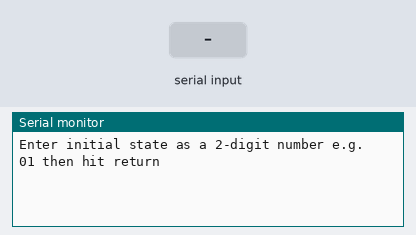
Recording of a sketch running on a simulated Arduino Uno, built with avr-gcc and run on an emulated ATmega328P. Parts: the last lines printed to the serial monitor. Inputs (shaded band) come from the test bench.

Above: at 0.8 s.
0.9 s: "99\n" received over Serial
At 1.2 s:
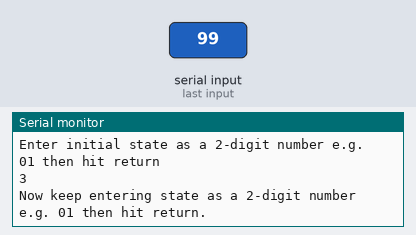
2.4 s: "1\n" received over Serial
At 3.5 s:
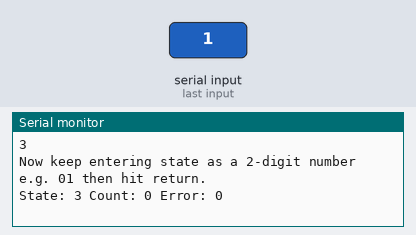

Measured:
- after the input at 0.9 s, the serial monitor: prints a new line at once (image 1)
- after the input at 2.4 s, the serial monitor: prints a new line at once (image 2)

The sketch:

TestEncoder.ino
```cpp
/* Test program for incremental encoder state machine code */
/* Serial input aspects are based closely upon:
   http://forum.arduino.cc/index.php?topic=396450
   Example 4 - Receive a number as text and convert it to an int
   Modified to read a float */

long int count = 0;
long int error = 0;
enum states{state1=1, state2, state3, state4};
bool channelAState;
bool channelBState;

int state;
const byte numChars = 32;
char receivedChars[numChars];   // an array to store the received data

boolean newData = false;

void setup() {
    Serial.begin(9600);
    Serial.println("Enter initial state as a 2-digit number e.g. 01 then hit return");
    do {
      recvWithEndMarker();
    } while (!newData);
    channelAState = receivedChars[0]!='0';
    channelBState = receivedChars[1]!='0';

    initialiseEncoderStateMachine();
    Serial.print(state);
    Serial.print('\n');

    Serial.println("Now keep entering state as a 2-digit number e.g. 01 then hit return.");
    newData = false;
}

void loop() {
    recvWithEndMarker();
    if (newData)
    {
        channelAState = receivedChars[0]!='0';
        channelBState = receivedChars[1]!='0';
        updateEncoderStateMachine();
        Serial.print("State: ");
        Serial.print((int)state);
        Serial.print(" Count: ");
        Serial.print(count);
        Serial.print(" Error: ");
        Serial.print(error);
        Serial.write('\n');
        newData = false;
    }

}

void recvWithEndMarker() {
    static byte ndx = 0;
    char endMarker = '\n';
    char rc;

    while (Serial.available() > 0 && newData == false) {
        rc = Serial.read();

        if (rc != endMarker) {
            receivedChars[ndx] = rc;
            ndx++;
            if (ndx >= numChars) {
                ndx = numChars - 1;
            }
        }
        else {
            receivedChars[ndx] = '\0'; // terminate the string
            ndx = 0;
            newData = true;
        }
    }
}

void initialiseEncoderStateMachine()
{
  /* If initially A is 0 and B is 0, system starts in State 1
     If initially A is 1 and B is 0, system starts in State 2
     If initially A is 1 and B is 1, system starts in State 3
     If initially A is 0 and B is 1, system starts in State 4 */

  if (channelAState)
  {
      if(channelBState)
      {
        state = state3;
      }
      /* else ....  lots of code goes here */
  }
}

void updateEncoderStateMachine()
{
  switch (state)
  {
     case state1:
     /* If A is 0 and B is 0, do nothing and stay in State 1
        If A is 1 and B is 0, add 1 to main counter and go to State 2
        If A is 0 and B is 1, subtract 1 to main counter and go to State 4
        If A is 1 and B is 1, do nothing to main counter but add 1 to error counter and go to state 3 */

     if (channelAState && !channelBState)
     {
        count++;
        state = state2;
     }
     /* else ....  lots of code goes here */
     break; /* don't forget break at the end of each case! */
     /* other cases follow */
  }
}
```

TestEncoder.c
```cpp
#include <stdio.h>
#include <stdlib.h>
#include <string.h>
#define bool int
#define byte unsigned char
#define numChars  32

void initialiseEncoderStateMachine();
void updateEncoderStateMachine();

// Here we are using global variables simply to be compatible with the Arduino program structure
// This is REALLY bad practice so please don't do it otherwise!
long int count = 0;
long int error = 0;

enum states {state1=1, state2, state3, state4};
bool channelAState=0;
bool channelBState=0;

enum states state;
char receivedChars[numChars]="00";   // an array to store the received data

int main()
{
    // Replicates the setup in Arduino
    printf("Enter a pair of characters representing initial states of channels A and B\n");
    scanf("%s",receivedChars);
    channelAState = receivedChars[0]!='0';
    channelBState = receivedChars[1]!='0';

    initialiseEncoderStateMachine();
    printf("State %d, count %ld, error %ld\n", state, count, error);
    printf("Enter a pair of characters representing channels A and B, enter 99 to end\n");

    // Replicates the loop in Arduino
    do
    {
        scanf("%s",receivedChars);
        if (strcmp(receivedChars, "99")==0)
        {
            break;
        }
        channelAState = receivedChars[0]!='0';
        channelBState = receivedChars[1]!='0';
        updateEncoderStateMachine();
        printf("State %d, count %ld, error %ld\n", state, count, error);

    }
    while(1);
    return 0;
}
void initialiseEncoderStateMachine()
{
    /* If initially A is 0 and B is 0, system starts in State 1
       If initially A is 1 and B is 0, system starts in State 2
       If initially A is 1 and B is 1, system starts in State 3
       If initially A is 0 and B is 1, system starts in State 4 */

    if (channelAState)
    {
        if(channelBState)
        {
            state = state3;
        }
        /* else ....  lots of code goes here */
    }
}

void updateEncoderStateMachine()
{
    switch (state)
    {
    case state1:
        /* If A is 0 and B is 0, do nothing and stay in State 1
           If A is 1 and B is 0, add 1 to main counter and go to State 2
           If A is 0 and B is 1, subtract 1 to main counter and go to State 4
           If A is 1 and B is 1, do nothing to main counter but add 1 to error counter and go to state 3 */

        if (channelAState && !channelBState)
        {
            count++;
            state = state2;
        }
        /* else ....  lots of code goes here */
        break; /* don't forget break at the end of each case! */
    }
}
```
